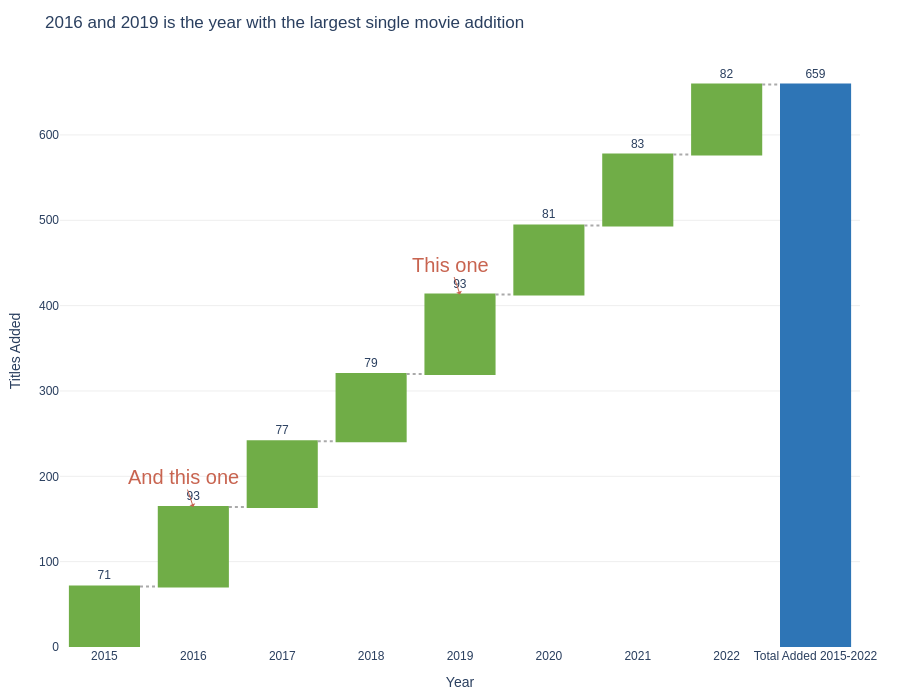

Write notebook code for a chart like this one.
### Markdown cell above
## Task 2 — Waterfall: Movie vs TV Show additions by year

**What to build:** A waterfall chart showing how Netflix's **Movie library** grew year by year (2015-2022).

**Requirements:**
- Filter to Movies only
- Group by `added_year`, count titles per year
- Final bar should be the cumulative total
- Green bars (additions), blue total
- Annotation on the year with the largest single addition
- Insight title naming the growth story

### Code cell
# Task 2
# YOUR CODE HERE

movie = df.loc[df['type'] == 'Movie']
adds = movie.groupby('added_year').size().reset_index(name='new_titles')
adds = adds.loc[adds['added_year'] >= 2015].copy()
adds = adds.loc[adds['added_year'] <= 2022].copy()

cumulative = adds['new_titles'].sum()

trace = go.Waterfall(
    x=adds['added_year'].astype(str).tolist() + ['Total Added 2015-2022'],  # building x-ticks labels
    y=adds['new_titles'].tolist() + [cumulative],                     # building y-ticks labels
    measure=['relative']*len(adds) + ['total'],   # relative = bars stack; total = final sum
    connector=dict(line=dict(color='#AAAAAA', dash='dot')),
    increasing=dict(marker_color='#70AD47'),       # green for additions (positive)
    totals=dict(marker_color='#2E75B6'),           # blue for the total bar
    texttemplate='%{y:,}',                         # shows the y values as annotation
    textposition='outside'
)

my_data = [trace]
fig = go.Figure(data=my_data)

fig.update_layout(
    title='2016 and 2019 is the year with the largest single movie addition',
    plot_bgcolor='white', paper_bgcolor='white',
    font=dict(family='Arial', size=12),
    yaxis=dict(gridcolor='#EEEEEE', title='Titles Added'),
    xaxis=dict(title='Year', showgrid=False),
    margin=dict(l=60, r=40, t=55, b=40),
    showlegend=False,
    height=700
)

fig.add_annotation(
    x= 4 , y=413,
    text= 'This one', showarrow=True, arrowcolor='rgb(200,100,80)', arrowhead=1,
    font=dict(size=20, family='Arial', color='rgb(200,100,80)')
)

fig.add_annotation(
    x= 1 , y=164,
    text= 'And this one', showarrow=True, arrowcolor='rgb(200,100,80)', arrowhead=1,
    font=dict(size=20, family='Arial', color='rgb(200,100,80)')
)

fig.show()

### Figure 1 — Plotly figure (JSON) as saved in the notebook; plotly's stock layout.template omitted (floating-point values rounded to 4 significant figures)
{"data": [{"connector": {"line": {"color": "#AAAAAA", "dash": "dot"}}, "increasing": {"marker": {"color": "#70AD47"}}, "measure": ["relative", "relative", "relative", "relative", "relative", "relative", "relative", "relative", "total"], "textposition": "outside", "texttemplate": "%{y:,}", "totals": {"marker": {"color": "#2E75B6"}}, "type": "waterfall", "x": ["2015", "2016", "2017", "2018", "2019", "2020", "2021", "2022", "Total Added 2015-2022"], "y": [71, 93, 77, 79, 93, 81, 83, 82, 659]}], "layout": {"annotations": [{"arrowcolor": "rgb(200,100,80)", "arrowhead": 1, "font": {"color": "rgb(200,100,80)", "family": "Arial", "size": 20}, "showarrow": true, "text": "This one", "x": 4, "y": 413}, {"arrowcolor": "rgb(200,100,80)", "arrowhead": 1, "font": {"color": "rgb(200,100,80)", "family": "Arial", "size": 20}, "showarrow": true, "text": "And this one", "x": 1, "y": 164}], "font": {"family": "Arial", "size": 12}, "height": 700, "margin": {"b": 40, "l": 60, "r": 40, "t": 55}, "paper_bgcolor": "white", "plot_bgcolor": "white", "showlegend": false, "title": {"text": "2016 and 2019 is the year with the largest single movie addition"}, "xaxis": {"showgrid": false, "title": {"text": "Year"}}, "yaxis": {"gridcolor": "#EEEEEE", "title": {"text": "Titles Added"}}}}
